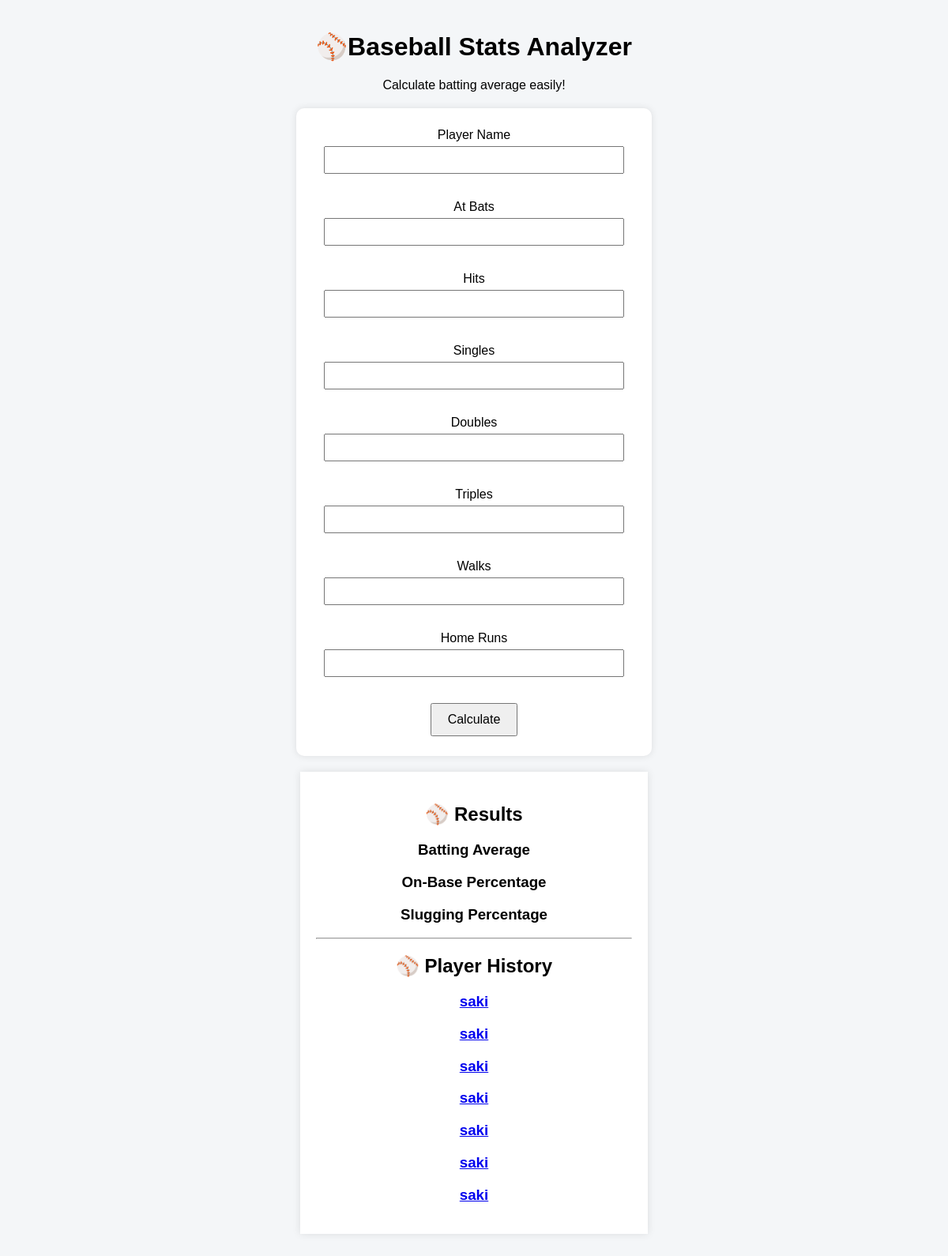
Before: / with the older database file.
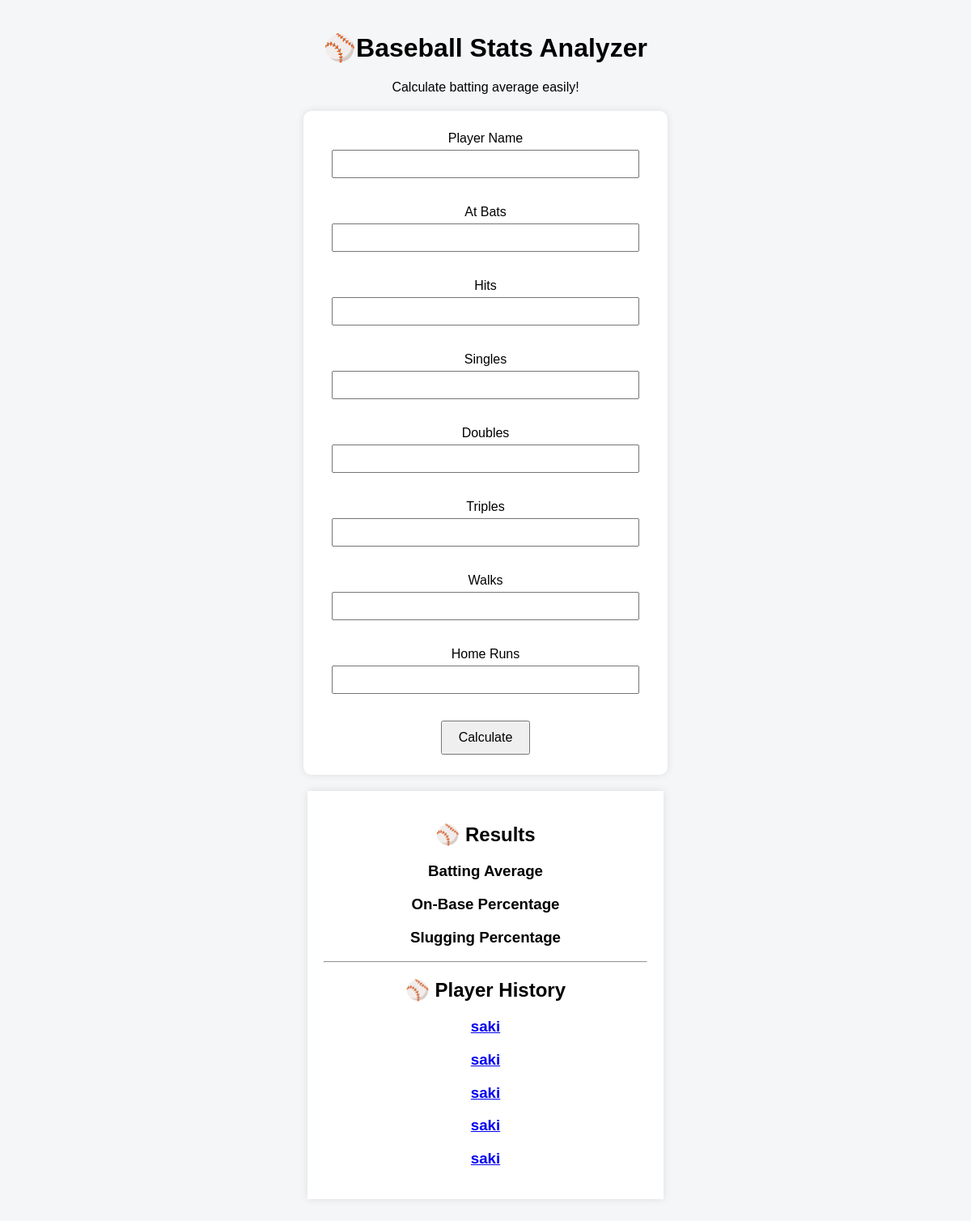
After: the same page with the newer database file.
### tables this page shows
CREATE TABLE players(
    id INTEGER PRIMARY KEY AUTOINCREMENT,
    player TEXT,
    average TEXT,
    obp TEXT,
    slg TEXT
    );

### app.py (the view, shortened to what this page needs)
@app.route("/", methods=["GET", "POST"])
def home():
    average = ""
    obp = ""
    slg = ""
    player = ""
    at_bats = ""
    hits = ""
    walks = ""
    home_runs = ""
    error = ""
    cursor.execute("SELECT id, player, average, obp, slg FROM players")
    players = cursor.fetchall()
    return render_template(
        "index.html",
        average=average,
        obp=obp,
        slg=slg,
        players=players,
        player=player,
        at_bats=at_bats,
        hits=hits,
        walks=walks,
        home_runs=home_runs,
        error=error
    )

### templates/index.html (shortened to what this page needs)
<!DOCTYPE html>
<html lang="en">
<head>
    <link rel="stylesheet" href="{{ url_for('static', filename='style.css') }}">
</head>
<body>
    <h1>⚾Baseball Stats Analyzer</h1>
    <p>Calculate batting average easily!</p>
    <form method="POST">
        <label>Player Name</label><br>
        <input type="text" name="player" value="{{ player }}"><br><br>
        <label>At Bats</label><br>
        <input type="number" name="at_bats" value="{{ at_bats }}"><br><br>
        <label>Hits</label><br>
        <input type="number" name="hits" value="{{ hits }}"><br><br>
        <label>Singles</label>
        <input type="number" name="singles" value="{{ singles }}"><br><br>
        <label>Doubles</label>
        <input type="number" name="doubles" value="{{ doubles }}"><br><br>
        <label>Triples</label>
        <input type="number" name="triples" value="{{ triples }}"><br><br>
        <label>Walks</label><br>
        <input type="number" name="walks" value="{{ walks }}"><br><br>
        <label>Home Runs</label><br>
        <input type="number" name="home_runs" value="{{ home_runs }}"><br><br>
        <button>Calculate</button>
    </form>
    {% if average != None %}
    <div class="result-card">
        <h2>⚾ Results</h2>
        <h3>Batting Average</h3>
        <h3>On-Base Percentage</h3>
        <h3>Slugging Percentage</h3>
        <hr>
        <h2>⚾ Player History</h2>
        {% for p in players %}
        <div class="history-card">
            <h3>
                <a href="/player/{{ p[0] }}">{{ p[1] }}</a>
            </h3>
    </div>
    {% endfor %}
    {% endif %}
</body>
</html>

### static/style.css (style rules this page uses)
body { font-family: Arial, sans-serif; background-color: #f4f6f8; text-align: center; margin:40px; }
form { background-color: white; max-width: 400px; margin: 20px auto; padding: 25px; border-radius: 10px; box-shadow: 0 0 10px rgba(0, 0, 0, 0.1); }
input { width: 90%; padding: 8px; margin-top: 5px; margin-bottom: 15px; }
button { padding: 10px 20px; font-size: 16px; cursor: pointer; transition: 0.3s; }
.result-card { background-color: white; max-width: 400px; margin: 20px auto; padding: 20px; box-shadow: 0 0 10px rgba(0, 0, 0, 0.1); }

Changed rows visible on the page:
removed players: player "saki"
removed players: player "saki"
